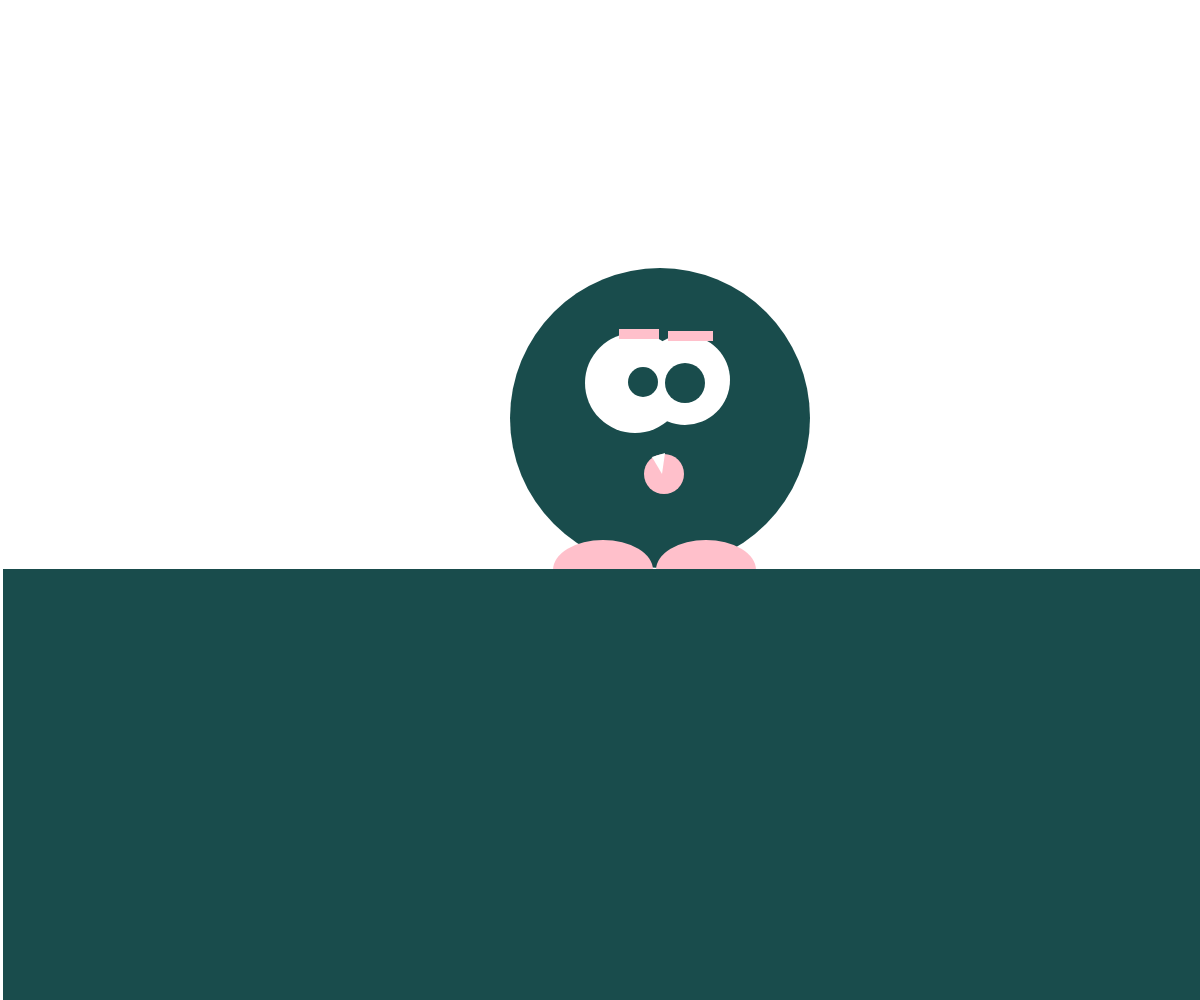
Frame 1 (no input)
Frame 60 (no input): identical to frame 1, image omitted
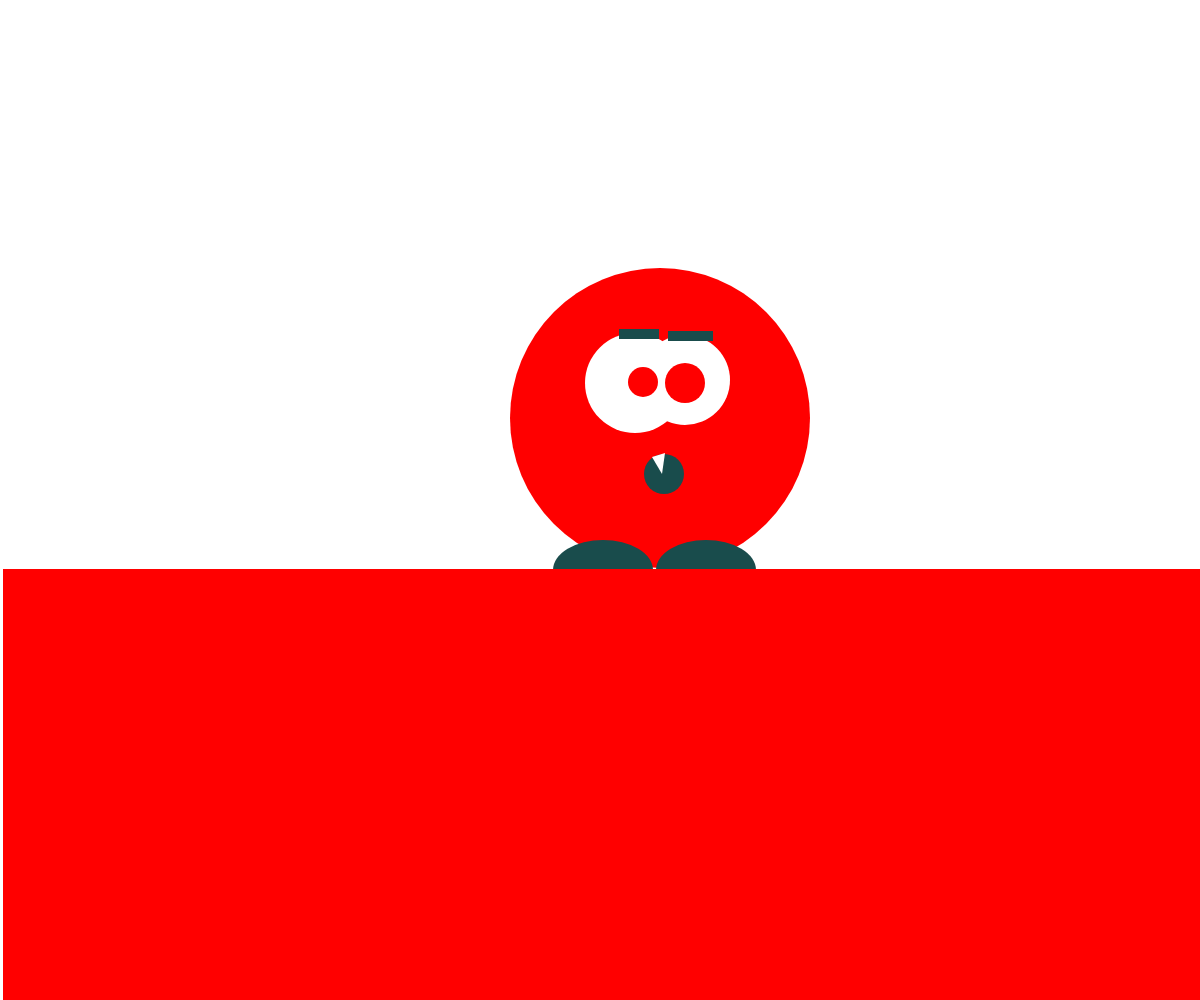
Frame 120 (the mouse pressed at the canvas centre since frame 60)

The p5.js sketch that drew these frames (run headless with seeded random() and noise() and a simulated clock; from frame 60 on, the mouse is pressed at the canvas centre):

// p5.js sketch
// ── sketch.js
function setup() {

  createCanvas(windowWidth,windowHeight);
  noStroke();
}

function draw() {
  background('white');


  if (mouseIsPressed) {
    fill('red')
    ellipse(660, 418, 300, 300);

    fill('white')
      ellipse(685,380, 90, 90);
      ellipse(635,383, 100, 100);

        fill('red')
          ellipse(643,382, 30, 30);
          ellipse(685, 383, 40, 40);

          fill('#194C4C')
            ellipse(664, 474, 40, 40);

          fill('#194C4C');
        rect(668, 331, 45, 10);
        rect(619, 329, 40, 10);

        fill('#194C4C');
        arc(603, 570, 100, 60, PI, TWO_PI);
        arc(706, 570, 100, 60, PI, TWO_PI);

        fill('white');
        triangle(652,457, 665, 453, 662, 474);

        fill('red');
      rect(3, 569, 1516, 660);

  } else {
      fill('#194C4C')
      ellipse(660, 418, 300, 300);

      fill('white')
        ellipse(685,380, 90, 90);
        ellipse(635,383, 100, 100);

          fill('#194C4C')
            ellipse(643,382, 30, 30);
            ellipse(685, 383, 40, 40);

            fill('pink')
              ellipse(664, 474, 40, 40);

            fill('pink');
          rect(668, 331, 45, 10);
          rect(619, 329, 40, 10);

          fill('pink');
          arc(603, 570, 100, 60, PI, TWO_PI);
          arc(706, 570, 100, 60, PI, TWO_PI);

          fill('white');
          triangle(652,457, 665, 453, 662, 474);

          fill('#194C4C');
        rect(3, 569, 1516, 660);

      //     fill(100);
      // text(mouseX +','+ mouseY,40,20);
    }
}

// function mouseReleased() {
//   console.log( mouseX +','+ mouseY);
// }

//time log
//8-22-19	downloaded P5JS 			1hr
//8-25-19	looking over HW and researching ideas			2.5hr
//9-3-19	looking up the hw and working on it	4hrs
//9-4-19	working			3hrs
//9-5-19	working			3hrs
//9-6-19 working      1hr

//this little guys name is Murp his super power is the power of
//making things do what he wants when he is green and when he is red he can make them stop.
